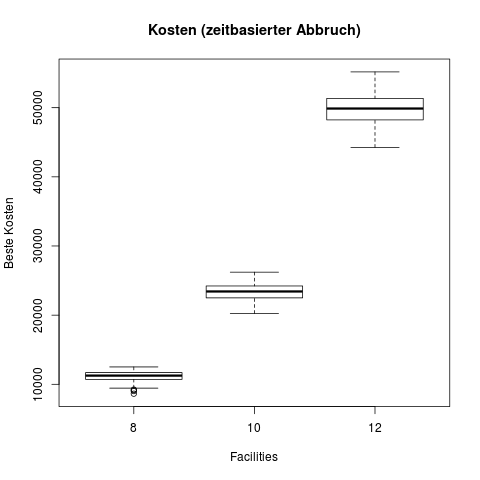

The script that saved this image:
#  R --save < skas_timed_cost_boxplot.R

d8 <- read.csv('dataset_skas_8t.log.csv')
d10 <- read.csv('dataset_skas_10t.log.csv')
d12 <- read.csv('dataset_skas_12t.log.csv')
png(filename="skas_timed_cost_boxplot.png")
boxplot( d8$best_costs,
        d10$best_costs,
        d12$best_costs,
        main="Kosten (zeitbasierter Abbruch)",
        ylab="Beste Kosten",
        xlab="Facilities",names=c("8","10","12"))
dev.off()
